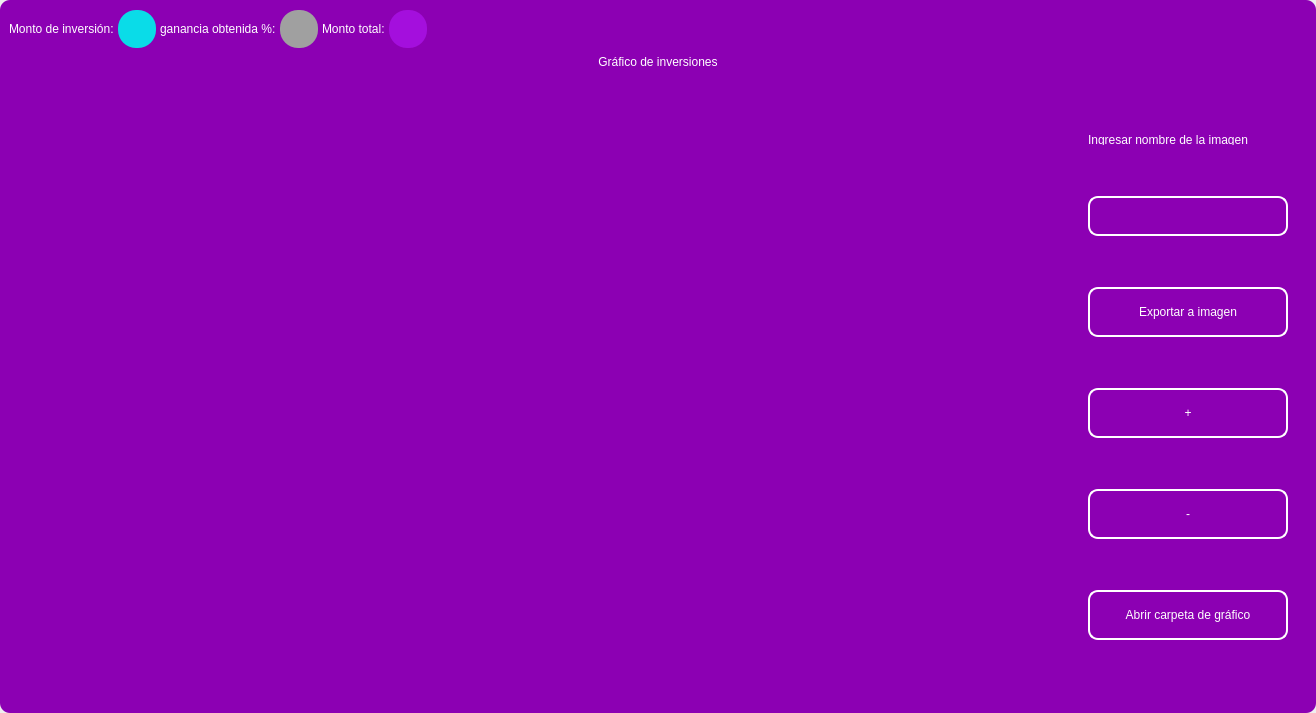
<?xml version="1.0" encoding="UTF-8"?>
<ui version="4.0">
 <class>MainWindow</class>
 <widget class="QMainWindow" name="MainWindow">
  <property name="geometry">
   <rect>
    <x>0</x>
    <y>0</y>
    <width>1316</width>
    <height>713</height>
   </rect>
  </property>
  <property name="windowTitle">
   <string>MainWindow</string>
  </property>
  <property name="styleSheet">
   <string notr="true"/>
  </property>
  <widget class="QWidget" name="centralwidget">
   <property name="styleSheet">
    <string notr="true"/>
   </property>
   <layout class="QVBoxLayout" name="verticalLayout">
    <property name="spacing">
     <number>0</number>
    </property>
    <property name="leftMargin">
     <number>0</number>
    </property>
    <property name="topMargin">
     <number>0</number>
    </property>
    <property name="rightMargin">
     <number>0</number>
    </property>
    <property name="bottomMargin">
     <number>0</number>
    </property>
    <item>
     <widget class="QFrame" name="frame">
      <property name="enabled">
       <bool>true</bool>
      </property>
      <property name="styleSheet">
       <string notr="true">
QFrame {
border-radius:10px;
background-color: rgb(140, 0, 179);

 }
</string>
      </property>
      <property name="frameShape">
       <enum>QFrame::StyledPanel</enum>
      </property>
      <property name="frameShadow">
       <enum>QFrame::Raised</enum>
      </property>
      <layout class="QVBoxLayout" name="verticalLayout_2">
       <item>
        <widget class="QFrame" name="frame_superior">
         <property name="minimumSize">
          <size>
           <width>0</width>
           <height>40</height>
          </size>
         </property>
         <property name="maximumSize">
          <size>
           <width>16777215</width>
           <height>40</height>
          </size>
         </property>
         <property name="styleSheet">
          <string notr="true">QPushButton{
border-radius:18px;
}

QPushButton:hover{
	background-color: rgb(0, 0, 0);
}
</string>
         </property>
         <property name="frameShape">
          <enum>QFrame::StyledPanel</enum>
         </property>
         <property name="frameShadow">
          <enum>QFrame::Raised</enum>
         </property>
         <layout class="QHBoxLayout" name="horizontalLayout_3">
          <property name="spacing">
           <number>4</number>
          </property>
          <property name="leftMargin">
           <number>0</number>
          </property>
          <property name="topMargin">
           <number>0</number>
          </property>
          <property name="rightMargin">
           <number>0</number>
          </property>
          <property name="bottomMargin">
           <number>0</number>
          </property>
          <item>
           <widget class="QLabel" name="label_3">
            <property name="styleSheet">
             <string notr="true">color: rgb(255, 255, 255);
font: 15pt &quot;MS Shell Dlg 2&quot;;</string>
            </property>
            <property name="text">
             <string>Monto de inversión:</string>
            </property>
           </widget>
          </item>
          <item>
           <widget class="QPushButton" name="btn_exit_2">
            <property name="minimumSize">
             <size>
              <width>38</width>
              <height>38</height>
             </size>
            </property>
            <property name="maximumSize">
             <size>
              <width>38</width>
              <height>38</height>
             </size>
            </property>
            <property name="cursor">
             <cursorShape>ArrowCursor</cursorShape>
            </property>
            <property name="styleSheet">
             <string notr="true">background-color: #0adce8;</string>
            </property>
            <property name="text">
             <string/>
            </property>
            <property name="iconSize">
             <size>
              <width>35</width>
              <height>35</height>
             </size>
            </property>
           </widget>
          </item>
          <item>
           <widget class="QLabel" name="label_4">
            <property name="styleSheet">
             <string notr="true">color: rgb(255, 255, 255);
font: 15pt &quot;MS Shell Dlg 2&quot;;</string>
            </property>
            <property name="text">
             <string>ganancia obtenida %:</string>
            </property>
           </widget>
          </item>
          <item>
           <widget class="QPushButton" name="btn_exit_3">
            <property name="minimumSize">
             <size>
              <width>38</width>
              <height>38</height>
             </size>
            </property>
            <property name="maximumSize">
             <size>
              <width>38</width>
              <height>38</height>
             </size>
            </property>
            <property name="cursor">
             <cursorShape>ArrowCursor</cursorShape>
            </property>
            <property name="styleSheet">
             <string notr="true">background-color: #a0a0a0;</string>
            </property>
            <property name="text">
             <string/>
            </property>
            <property name="iconSize">
             <size>
              <width>35</width>
              <height>35</height>
             </size>
            </property>
           </widget>
          </item>
          <item>
           <widget class="QLabel" name="label_5">
            <property name="styleSheet">
             <string notr="true">color: rgb(255, 255, 255);
font: 15pt &quot;MS Shell Dlg 2&quot;;</string>
            </property>
            <property name="text">
             <string>Monto total:</string>
            </property>
           </widget>
          </item>
          <item>
           <widget class="QPushButton" name="btn_exit_4">
            <property name="minimumSize">
             <size>
              <width>38</width>
              <height>38</height>
             </size>
            </property>
            <property name="maximumSize">
             <size>
              <width>38</width>
              <height>38</height>
             </size>
            </property>
            <property name="cursor">
             <cursorShape>ArrowCursor</cursorShape>
            </property>
            <property name="styleSheet">
             <string notr="true">background-color: #a40fdd;</string>
            </property>
            <property name="text">
             <string/>
            </property>
            <property name="iconSize">
             <size>
              <width>35</width>
              <height>35</height>
             </size>
            </property>
           </widget>
          </item>
          <item>
           <spacer name="horizontalSpacer_2">
            <property name="orientation">
             <enum>Qt::Horizontal</enum>
            </property>
            <property name="sizeHint" stdset="0">
             <size>
              <width>443</width>
              <height>20</height>
             </size>
            </property>
           </spacer>
          </item>
          <item>
           <widget class="QPushButton" name="btn_exit">
            <property name="minimumSize">
             <size>
              <width>38</width>
              <height>38</height>
             </size>
            </property>
            <property name="maximumSize">
             <size>
              <width>38</width>
              <height>38</height>
             </size>
            </property>
            <property name="cursor">
             <cursorShape>PointingHandCursor</cursorShape>
            </property>
            <property name="text">
             <string/>
            </property>
            <property name="iconSize">
             <size>
              <width>35</width>
              <height>35</height>
             </size>
            </property>
           </widget>
          </item>
          <item>
           <widget class="QPushButton" name="bt_minimizar">
            <property name="minimumSize">
             <size>
              <width>38</width>
              <height>38</height>
             </size>
            </property>
            <property name="maximumSize">
             <size>
              <width>38</width>
              <height>38</height>
             </size>
            </property>
            <property name="cursor">
             <cursorShape>PointingHandCursor</cursorShape>
            </property>
            <property name="text">
             <string/>
            </property>
            <property name="icon">
             <iconset>
              <normaloff>image/minus.svg</normaloff>image/minus.svg</iconset>
            </property>
            <property name="iconSize">
             <size>
              <width>38</width>
              <height>38</height>
             </size>
            </property>
           </widget>
          </item>
          <item>
           <widget class="QPushButton" name="bt_maximizar">
            <property name="minimumSize">
             <size>
              <width>38</width>
              <height>38</height>
             </size>
            </property>
            <property name="maximumSize">
             <size>
              <width>38</width>
              <height>38</height>
             </size>
            </property>
            <property name="cursor">
             <cursorShape>PointingHandCursor</cursorShape>
            </property>
            <property name="text">
             <string/>
            </property>
            <property name="icon">
             <iconset>
              <normaloff>image/chevron-up.svg</normaloff>image/chevron-up.svg</iconset>
            </property>
            <property name="iconSize">
             <size>
              <width>38</width>
              <height>38</height>
             </size>
            </property>
           </widget>
          </item>
          <item>
           <widget class="QPushButton" name="bt_restaurar">
            <property name="minimumSize">
             <size>
              <width>38</width>
              <height>38</height>
             </size>
            </property>
            <property name="maximumSize">
             <size>
              <width>38</width>
              <height>38</height>
             </size>
            </property>
            <property name="cursor">
             <cursorShape>PointingHandCursor</cursorShape>
            </property>
            <property name="text">
             <string/>
            </property>
            <property name="icon">
             <iconset>
              <normaloff>image/chevron-down.svg</normaloff>image/chevron-down.svg</iconset>
            </property>
            <property name="iconSize">
             <size>
              <width>38</width>
              <height>38</height>
             </size>
            </property>
           </widget>
          </item>
          <item>
           <widget class="QPushButton" name="bt_cerrar">
            <property name="minimumSize">
             <size>
              <width>38</width>
              <height>38</height>
             </size>
            </property>
            <property name="maximumSize">
             <size>
              <width>38</width>
              <height>38</height>
             </size>
            </property>
            <property name="cursor">
             <cursorShape>PointingHandCursor</cursorShape>
            </property>
            <property name="text">
             <string/>
            </property>
            <property name="icon">
             <iconset>
              <normaloff>image/x.svg</normaloff>image/x.svg</iconset>
            </property>
            <property name="iconSize">
             <size>
              <width>38</width>
              <height>38</height>
             </size>
            </property>
           </widget>
          </item>
         </layout>
        </widget>
       </item>
       <item>
        <widget class="QLabel" name="label">
         <property name="styleSheet">
          <string notr="true">font: 30pt &quot;MS Shell Dlg 2&quot;;
color: rgb(255, 255, 255);</string>
         </property>
         <property name="text">
          <string>Gráfico de inversiones</string>
         </property>
         <property name="alignment">
          <set>Qt::AlignCenter</set>
         </property>
        </widget>
       </item>
       <item>
        <widget class="QFrame" name="frame_3">
         <property name="minimumSize">
          <size>
           <width>0</width>
           <height>0</height>
          </size>
         </property>
         <property name="frameShape">
          <enum>QFrame::StyledPanel</enum>
         </property>
         <property name="frameShadow">
          <enum>QFrame::Raised</enum>
         </property>
         <layout class="QHBoxLayout" name="horizontalLayout_4">
          <property name="leftMargin">
           <number>9</number>
          </property>
          <property name="topMargin">
           <number>9</number>
          </property>
          <property name="rightMargin">
           <number>9</number>
          </property>
          <item>
           <widget class="QGraphicsView" name="graphics_view">
            <property name="dragMode">
             <enum>QGraphicsView::NoDrag</enum>
            </property>
            <property name="transformationAnchor">
             <enum>QGraphicsView::NoAnchor</enum>
            </property>
           </widget>
          </item>
          <item>
           <layout class="QVBoxLayout" name="verticalLayout_4">
            <property name="spacing">
             <number>10</number>
            </property>
            <property name="sizeConstraint">
             <enum>QLayout::SetDefaultConstraint</enum>
            </property>
            <property name="leftMargin">
             <number>10</number>
            </property>
            <property name="topMargin">
             <number>10</number>
            </property>
            <property name="rightMargin">
             <number>10</number>
            </property>
            <property name="bottomMargin">
             <number>10</number>
            </property>
            <item>
             <widget class="QLabel" name="label_2">
              <property name="minimumSize">
               <size>
                <width>10</width>
                <height>10</height>
               </size>
              </property>
              <property name="maximumSize">
               <size>
                <width>500</width>
                <height>10</height>
               </size>
              </property>
              <property name="styleSheet">
               <string notr="true">color: rgb(255, 255, 255);
font: 10pt &quot;MS Shell Dlg 2&quot;;</string>
              </property>
              <property name="text">
               <string>Ingresar nombre de la imagen</string>
              </property>
             </widget>
            </item>
            <item>
             <widget class="QLineEdit" name="name_imagetxt">
              <property name="sizePolicy">
               <sizepolicy hsizetype="Fixed" vsizetype="Fixed">
                <horstretch>0</horstretch>
                <verstretch>0</verstretch>
               </sizepolicy>
              </property>
              <property name="minimumSize">
               <size>
                <width>200</width>
                <height>35</height>
               </size>
              </property>
              <property name="maximumSize">
               <size>
                <width>150</width>
                <height>40</height>
               </size>
              </property>
              <property name="styleSheet">
               <string notr="true">QLabel {
	color: rgb(255, 255, 254);
	font: 12pt &quot;Arial&quot;;
	background-color: rgba(0, 0, 0,0);
}

QTextEdit{
background-color: rgba(0, 0, 0,0);
border-radius:10px; 
font: 12pt &quot;Arial&quot;;
color: rgb(255, 255, 254);
border: 2px solid  rgb(255, 255, 255);

}

QTextEdit:hover{
background-color: rgba(0, 0, 0,0);
border-radius:10px; 
font: 12pt &quot;Arial&quot;;
border: 2px solid  rgb(120, 0, 171);
}

QTextEdit:focus{
background-color: rgb(0, 0, 0);
border-radius:10px; 
font: 12pt &quot;Arial&quot;;
border: 2px solid rgb(120, 0, 171);
}

QLineEdit{
background-color: rgba(0, 0, 0,0);
border-radius:10px; 
font: 12pt &quot;Arial&quot;;
color: rgb(255, 255, 254);
border: 2px solid  rgb(255, 255, 255);

}

QLineEdit:hover{
background-color: rgba(0, 0, 0,0);
border-radius:10px; 
font: 12pt &quot;Arial&quot;;
border: 2px solid  rgb(120, 0, 171);
}

QLineEdit:focus{
background-color: rgb(0, 0, 0);
border-radius:10px; 
font: 12pt &quot;Arial&quot;;
border: 2px solid rgb(120, 0, 171);
}

QCheckBox{
	font: 12pt &quot;Arial&quot;;
	color: rgb(255, 255, 255);
}

QCheckBox::indicator {
    width: 18px;
    height:18px;
}

QCheckBox::indicator:unchecked {
   background-image: url(image/square.svg);
}

QCheckBox::indicator:checked {
   background-image: url(image/check-square.svg);
}

QPushButton{
border-radius:10px; 
font: 12pt &quot;Arial&quot;;
color: rgb(255, 255, 254);
border: 2px solid #ffffff;
}

QPushButton:hover{
border-radius:10px; 
font: 12pt &quot;Arial&quot;;
color: rgb(255, 255, 255);
border: 2px solid rgb(120, 0, 171);
	background-color: rgb(120, 0, 171);
}
</string>
              </property>
              <property name="alignment">
               <set>Qt::AlignLeading|Qt::AlignLeft|Qt::AlignVCenter</set>
              </property>
             </widget>
            </item>
            <item>
             <widget class="QPushButton" name="btn_export_image">
              <property name="minimumSize">
               <size>
                <width>50</width>
                <height>40</height>
               </size>
              </property>
              <property name="maximumSize">
               <size>
                <width>300</width>
                <height>50</height>
               </size>
              </property>
              <property name="cursor">
               <cursorShape>PointingHandCursor</cursorShape>
              </property>
              <property name="styleSheet">
               <string notr="true">QPushButton{
border-radius:10px; 
font: 12pt &quot;Arial&quot;;
color: rgb(255, 255, 254);
border: 2px solid #ffffff;
}

QPushButton:hover{
border-radius:10px; 
font: 12pt &quot;Arial&quot;;
color: rgb(255, 255, 255);
border: 2px solid rgb(120, 0, 171);
	background-color: rgb(120, 0, 171);
}</string>
              </property>
              <property name="text">
               <string>Exportar a imagen</string>
              </property>
              <property name="iconSize">
               <size>
                <width>35</width>
                <height>35</height>
               </size>
              </property>
             </widget>
            </item>
            <item>
             <widget class="QPushButton" name="zoom_in_button">
              <property name="minimumSize">
               <size>
                <width>0</width>
                <height>40</height>
               </size>
              </property>
              <property name="maximumSize">
               <size>
                <width>300</width>
                <height>50</height>
               </size>
              </property>
              <property name="cursor">
               <cursorShape>PointingHandCursor</cursorShape>
              </property>
              <property name="styleSheet">
               <string notr="true">QPushButton{
border-radius:10px; 
font: 20pt &quot;Arial&quot;;
color: rgb(255, 255, 254);
border: 2px solid #ffffff;
}

QPushButton:hover{
border-radius:10px; 
font: 12pt &quot;Arial&quot;;
color: rgb(255, 255, 255);
border: 2px solid rgb(120, 0, 171);
	background-color: rgb(120, 0, 171);
}</string>
              </property>
              <property name="text">
               <string>+</string>
              </property>
              <property name="iconSize">
               <size>
                <width>35</width>
                <height>35</height>
               </size>
              </property>
             </widget>
            </item>
            <item>
             <widget class="QPushButton" name="zoom_out_button">
              <property name="minimumSize">
               <size>
                <width>0</width>
                <height>40</height>
               </size>
              </property>
              <property name="maximumSize">
               <size>
                <width>300</width>
                <height>50</height>
               </size>
              </property>
              <property name="cursor">
               <cursorShape>PointingHandCursor</cursorShape>
              </property>
              <property name="styleSheet">
               <string notr="true">QPushButton{
border-radius:10px; 
font: 20pt &quot;Arial&quot;;
color: rgb(255, 255, 254);
border: 2px solid #ffffff;
}

QPushButton:hover{
border-radius:10px; 
font: 12pt &quot;Arial&quot;;
color: rgb(255, 255, 255);
border: 2px solid rgb(120, 0, 171);
	background-color: rgb(120, 0, 171);
}</string>
              </property>
              <property name="text">
               <string>-</string>
              </property>
              <property name="iconSize">
               <size>
                <width>35</width>
                <height>35</height>
               </size>
              </property>
             </widget>
            </item>
            <item>
             <widget class="QPushButton" name="open_explore_file">
              <property name="minimumSize">
               <size>
                <width>0</width>
                <height>40</height>
               </size>
              </property>
              <property name="maximumSize">
               <size>
                <width>300</width>
                <height>50</height>
               </size>
              </property>
              <property name="cursor">
               <cursorShape>PointingHandCursor</cursorShape>
              </property>
              <property name="styleSheet">
               <string notr="true">QPushButton{
border-radius:10px; 
font: 12pt &quot;Arial&quot;;
color: rgb(255, 255, 254);
border: 2px solid #ffffff;
}

QPushButton:hover{
border-radius:10px; 
font: 12pt &quot;Arial&quot;;
color: rgb(255, 255, 255);
border: 2px solid rgb(120, 0, 171);
	background-color: rgb(120, 0, 171);
}</string>
              </property>
              <property name="text">
               <string>Abrir carpeta de gráfico</string>
              </property>
              <property name="iconSize">
               <size>
                <width>35</width>
                <height>35</height>
               </size>
              </property>
             </widget>
            </item>
           </layout>
          </item>
         </layout>
        </widget>
       </item>
      </layout>
     </widget>
    </item>
   </layout>
  </widget>
 </widget>
 <resources/>
 <connections/>
</ui>
